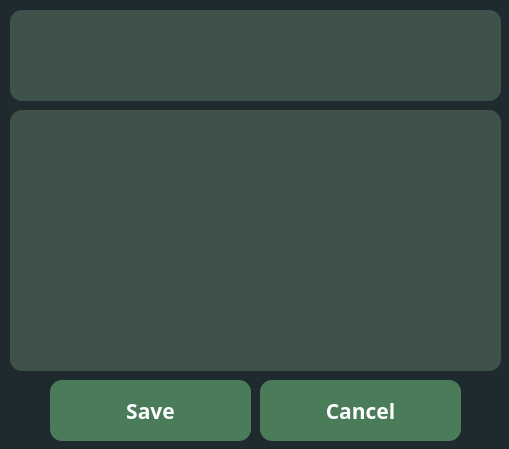
<?xml version="1.0" encoding="UTF-8"?>
<ui version="4.0">
 <class>EditTaskWindow</class>
 <widget class="QMainWindow" name="EditTaskWindow">
  <property name="geometry">
   <rect>
    <x>0</x>
    <y>0</y>
    <width>509</width>
    <height>449</height>
   </rect>
  </property>
  <property name="windowTitle">
   <string>MainWindow</string>
  </property>
  <property name="styleSheet">
   <string notr="true">QWidget#centralwidget {
	background-color: #1F2A2F;
}

QLineEdit, QTextEdit {
	background-color: #3F514B;
	color: #A8D5BA;
	border: none;
	border-radius: 12px;
	padding: 6px;
	font-size: 18px;
}

QPushButton {
	background-color: #4A7C59;
	color: white;
	border: none;
	border-radius: 12px;
	padding: 6px 12px;
}

QPushButton:hover {
	background-color: #5A9F73;
}
</string>
  </property>
  <widget class="QWidget" name="centralwidget">
   <widget class="QLineEdit" name="lineEdit_lineEdit">
    <property name="geometry">
     <rect>
      <x>10</x>
      <y>10</y>
      <width>491</width>
      <height>91</height>
     </rect>
    </property>
   </widget>
   <widget class="QTextEdit" name="descEdit_textEdit">
    <property name="geometry">
     <rect>
      <x>10</x>
      <y>110</y>
      <width>491</width>
      <height>261</height>
     </rect>
    </property>
   </widget>
   <widget class="QPushButton" name="save_button">
    <property name="geometry">
     <rect>
      <x>50</x>
      <y>380</y>
      <width>201</width>
      <height>61</height>
     </rect>
    </property>
    <property name="font">
     <font>
      <family>Segoe UI Variable Text Semibold</family>
      <pointsize>16</pointsize>
      <weight>75</weight>
      <bold>true</bold>
     </font>
    </property>
    <property name="text">
     <string>Save</string>
    </property>
   </widget>
   <widget class="QPushButton" name="cancel_button">
    <property name="geometry">
     <rect>
      <x>260</x>
      <y>380</y>
      <width>201</width>
      <height>61</height>
     </rect>
    </property>
    <property name="font">
     <font>
      <family>Segoe UI Variable Text Semibold</family>
      <pointsize>16</pointsize>
      <weight>75</weight>
      <bold>true</bold>
     </font>
    </property>
    <property name="text">
     <string>Cancel</string>
    </property>
   </widget>
  </widget>
 </widget>
 <resources/>
 <connections/>
</ui>
